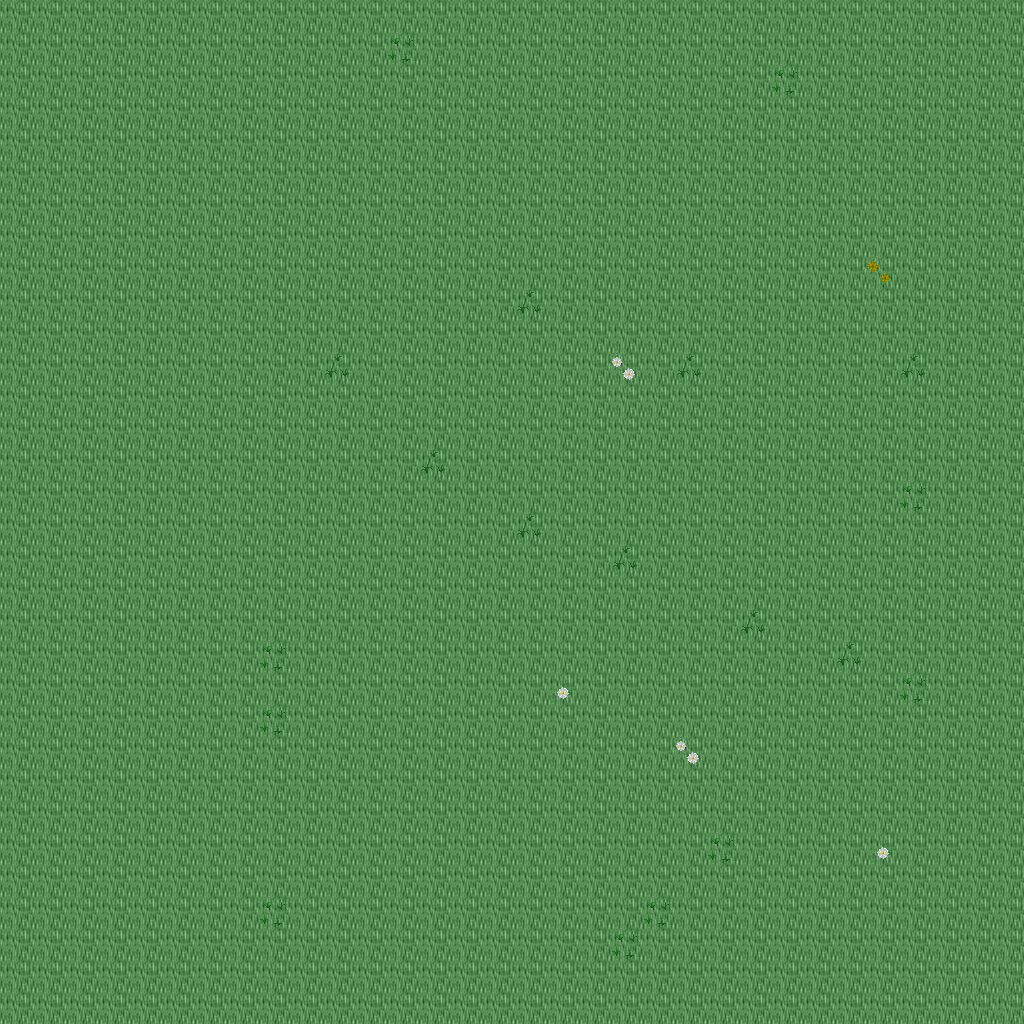

A 2D game scene composited from a Tiled map and its tileset images. What follows is a short description and the map's XML, with each tile layer's data collapsed to a summary:
An orthogonal 32x32 tile map with 32x32 px tiles, 5 tile layers (Ground, Objects, Objects2, Above, ...), 1 hidden layer not drawn, 29 tilesets.

<map version="1.10" tiledversion="1.11.0" orientation="orthogonal" renderorder="right-down" width="32" height="32" tilewidth="32" tileheight="32" infinite="0" nextlayerid="11" nextobjectid="1">
 <tileset firstgid="1" name="ground_ground" tilewidth="32" tileheight="32" tilecount="33" columns="3">
  <image source="../drawable/ground_ground.png" width="96" height="352" />
 </tileset>
 <tileset firstgid="34" name="plant_flower_daisy_white" tilewidth="32" tileheight="32" tilecount="8" columns="2">
  <image source="../drawable/plant_flower_daisy_white.png" width="64" height="128" />
 </tileset>
 <tileset firstgid="42" name="plant_grasses" tilewidth="32" tileheight="32" tilecount="6" columns="3">
  <image source="../drawable/plant_grasses.png" width="96" height="64" />
 </tileset>
 <tileset firstgid="48" name="plant_flower_daisy_yellow" tilewidth="32" tileheight="32" tilecount="8" columns="2">
  <image source="../drawable/plant_flower_daisy_yellow.png" width="64" height="128" />
 </tileset>
 <tileset firstgid="56" name="plant_leaves" tilewidth="32" tileheight="32" tilecount="8" columns="4">
  <image source="../drawable/plant_leaves.png" width="128" height="64" />
 </tileset>
 <tileset firstgid="64" name="building_wall_wall_brown" tilewidth="32" tileheight="32" tilecount="12" columns="3">
  <image source="../drawable/building_wall_wall_brown.png" width="96" height="128" />
 </tileset>
 <tileset firstgid="76" name="building_wall_stone" tilewidth="32" tileheight="32" tilecount="12" columns="3">
  <image source="../drawable/building_wall_stone.png" width="96" height="128" />
 </tileset>
 <tileset firstgid="88" name="plant_bush_bushes" tilewidth="32" tileheight="32" tilecount="10" columns="5">
  <image source="../drawable/plant_bush_bushes.png" width="160" height="64" />
 </tileset>
 <tileset firstgid="98" name="plant_cactus" tilewidth="32" tileheight="32" tilecount="2" columns="1">
  <image source="../drawable/plant_cactus.png" width="32" height="64" />
 </tileset>
 <tileset firstgid="100" name="plant_stump_stump_brown" tilewidth="32" tileheight="32" tilecount="4" columns="2">
  <image source="../drawable/plant_stump_stump_brown.png" width="64" height="64" />
 </tileset>
 <tileset firstgid="104" name="plant_tree_tree_darkgreen" tilewidth="32" tileheight="32" tilecount="88" columns="8">
  <image source="../drawable/plant_tree_tree_darkgreen.png" width="256" height="352" />
 </tileset>
 <tileset firstgid="192" name="building_window_window_long" tilewidth="32" tileheight="32" tilecount="3" columns="3">
  <image source="../drawable/building_window_window_long.png" width="96" height="32" />
 </tileset>
 <tileset firstgid="195" name="building_door_door_n" tilewidth="32" tileheight="32" tilecount="6" columns="3">
  <image source="../drawable/building_door_door_n.png" width="96" height="64" />
 </tileset>
 <tileset firstgid="201" name="building_roof_green" tilewidth="32" tileheight="32" tilecount="20" columns="5">
  <image source="../drawable/building_roof_green.png" width="160" height="128" />
 </tileset>
 <tileset firstgid="221" name="plant_vine" tilewidth="32" tileheight="32" tilecount="3" columns="1">
  <image source="../drawable/plant_vine.png" width="32" height="96" />
 </tileset>
 <tileset firstgid="224" name="item_corpse_skull_dark" tilewidth="32" tileheight="32" tilecount="2" columns="2">
  <image source="../drawable/item_corpse_skull_dark.png" width="64" height="32" />
 </tileset>
 <tileset firstgid="226" name="logic_creature_animal" tilewidth="32" tileheight="32" tilecount="32" columns="8">
  <image source="../drawable/logic_creature_animal.png" width="256" height="128" />
 </tileset>
 <tileset firstgid="258" name="logic_creature_elf" tilewidth="32" tileheight="32" tilecount="16" columns="8">
  <image source="../drawable/logic_creature_elf.png" width="256" height="64" />
 </tileset>
 <tileset firstgid="274" name="logic_collision" tilewidth="32" tileheight="32" tilecount="1" columns="1">
  <image source="../drawable/logic_collision.png" width="32" height="32" />
 </tileset>
 <tileset firstgid="275" name="logic_creature_human_evil" tilewidth="32" tileheight="32" tilecount="16" columns="8">
  <image source="../drawable/logic_creature_human_evil.png" width="256" height="64" />
 </tileset>
 <tileset firstgid="291" name="building_door_closed" tilewidth="32" tileheight="32" tilecount="1" columns="1">
  <image source="../drawable/building_door_closed.png" width="32" height="32" />
 </tileset>
 <tileset firstgid="292" name="logic_portal" tilewidth="32" tileheight="32" tilecount="24" columns="8">
  <image source="../drawable/logic_portal.png" width="256" height="96" />
 </tileset>
 <tileset firstgid="316" name="ground_blue_paving" tilewidth="32" tileheight="32" tilecount="2" columns="1">
  <image source="../drawable/ground_blue_paving.png" width="32" height="64" />
 </tileset>
 <tileset firstgid="318" name="ground_green_paving" tilewidth="32" tileheight="32" tilecount="18" columns="3">
  <image source="../drawable/ground_green_paving.png" width="96" height="192" />
 </tileset>
 <tileset firstgid="336" name="logic_protection" tilewidth="32" tileheight="32" tilecount="2" columns="2">
  <image source="../drawable/logic_protection.png" width="64" height="32" />
 </tileset>
 <tileset firstgid="338" name="object_rotating_crystal" tilewidth="32" tileheight="32" tilecount="48" columns="8">
  <image source="../drawable/object_rotating_crystal.png" width="256" height="192" />
 </tileset>
 <tileset firstgid="386" name="light_white_1x1" tilewidth="32" tileheight="32" tilecount="1" columns="1">
  <image source="../drawable/light_white_1x1.png" width="32" height="32" />
 </tileset>
 <tileset firstgid="387" name="light_light_5x5" tilewidth="32" tileheight="32" tilecount="25" columns="5">
  <image source="../drawable/light_light_5x5.png" width="160" height="160" />
 </tileset>
 <tileset firstgid="412" name="logic_creature_ogre" tilewidth="32" tileheight="32" tilecount="4" columns="4">
  <image source="../drawable/logic_creature_ogre.png" width="128" height="32" />
 </tileset>
 <layer id="1" name="Ground" width="32" height="32">
  <data>[1024 cells, 1024 non-empty, 1 distinct tile ids]</data>
 </layer>
 <layer id="2" name="Objects" width="32" height="32">
  <data>[1024 cells, 24 non-empty, 5 distinct tile ids]</data>
 </layer>
 <layer id="3" name="Objects2" width="32" height="32">
  <data>[1024 cells, 0 non-empty, 0 distinct tile ids]</data>
 </layer>
 <layer id="4" name="Above" width="32" height="32">
  <data>[1024 cells, 0 non-empty, 0 distinct tile ids]</data>
 </layer>
 <layer id="5" name="Above2" width="32" height="32">
  <data>[1024 cells, 0 non-empty, 0 distinct tile ids]</data>
 </layer>
 <layer id="6" name="Walkable" width="32" height="32" visible="0">
  <data>[1024 cells, 0 non-empty, 0 distinct tile ids]</data>
 </layer>
 <objectgroup id="7" name="Mapevents" />
 <objectgroup id="8" name="Spawn" />
 <objectgroup id="9" name="Keys" />
 <objectgroup id="10" name="Replace" />
</map>
